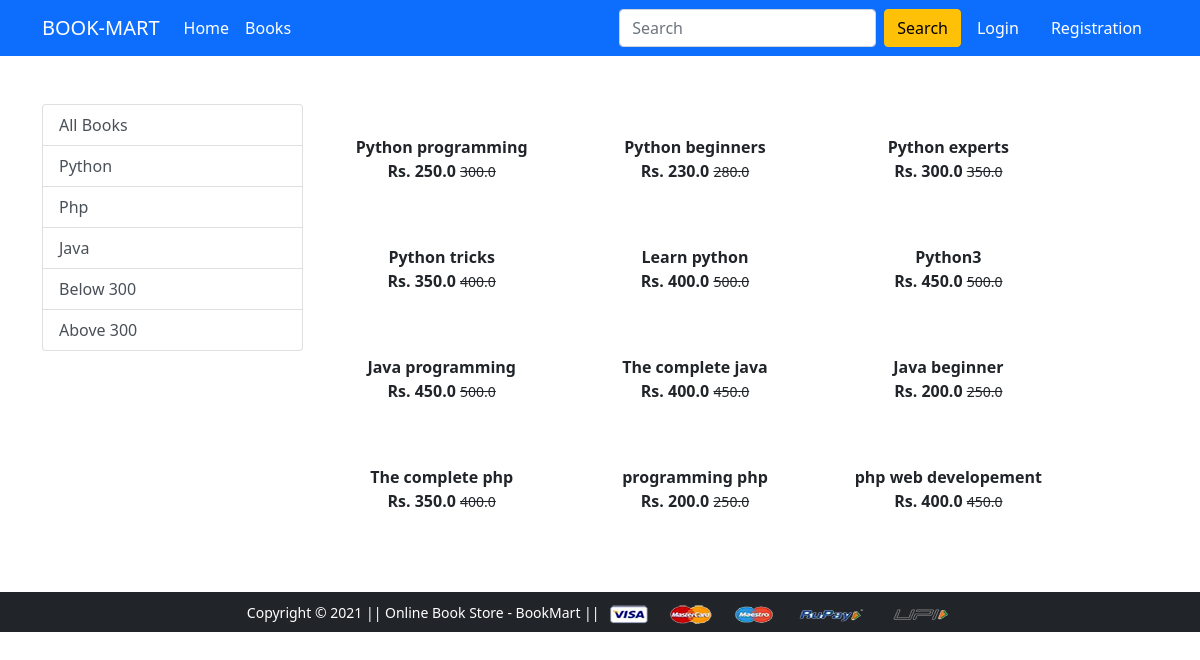
/book/, run on the app's committed database.
### products/models.py (models this page shows, shortened)
class Product(models.Model):
 title = models.CharField(max_length=100)
 selling_price = models.FloatField()
 discounted_price = models.FloatField()
 description = models.TextField()
 books = models.CharField(max_length=100)
 category = models.CharField( choices=CATEGORY_CHOICES, max_length=2)
 product_image = models.ImageField(upload_to='media')

### products/views.py (the view)
# urls.py: path('book/', views.books, name='book'),
def books(request, data=None):
    totalitem = 0
    if request.user.is_authenticated:
	    totalitem = len(Cart.objects.filter(user=request.user))
    if data==None :
	    bookst = Product.objects.filter(category='B')
    elif data == 'Python' or data == 'Php' or data == 'Java':
	    bookst = Product.objects.filter(category='B').filter(books=data)
    elif data == 'below':
	    bookst = Product.objects.filter(category='B').filter(discounted_price__lt=300)
    elif data == 'above':
	    bookst = Product.objects.filter(category='B').filter(discounted_price__gt=300)
    return render(request, 'product/books.html', {'bookst':bookst, 'totalitem':totalitem})

### templates/product/books.html (shortened to what this page needs)
{% extends 'app/base.html' %}
{% load static %}
{% block main-content %}
<div class="container my-5">
 <div class="row">
  <div class="col-sm-3">
   <div class="list-group">
     <a href="{% url 'book' %}" class="list-group-item list-group-item-action" aria-current="true">All Books</a>
     <a href="{% url 'bookdata' 'Python'  %}" class="list-group-item list-group-item-action" aria-current="true">Python</a>
     <a href="{% url 'bookdata' 'Php'  %}" class="list-group-item list-group-item-action">Php</a>
     <a href="{% url 'bookdata' 'Java'  %}" class="list-group-item list-group-item-action">Java</a>
     <a href="{% url 'bookdata' 'below'  %}" class="list-group-item list-group-item-action">Below 300</a>
     <a href="{% url 'bookdata' 'above'  %}" class="list-group-item list-group-item-action">Above 300</a>
   </div>
  </div>
  <div class="col-sm-8">
   <div class="row">
    {% for product in bookst %}
     <div class="col-sm-4 text-center mb-4">
      <a href="{% url 'product-detail' product.id %}" class="btn">
       <div class="item">
        <div class="fw-bold">{{product.title}}</div>
        <div class="fw-bold">Rs. {{product.discounted_price}} <small class="fw-light text-decoration-line-through">{{product.selling_price}}</small></div>
       </div>
      </a>
     </div>
    {% endfor %}
   </div>
  </div>
 </div>
</div>
{% endblock main-content %}

### templates/app/base.html (shortened to what this page needs)
<!doctype html>
{% load static %}
<html lang="en">
  <head>
    <link href="https://cdn.jsdelivr.net/npm/bootstrap@5.0.0-beta1/dist/css/bootstrap.min.css" rel="stylesheet">
    <link rel="stylesheet" href="{% static 'app/css/owl.carousel.min.css' %}">
    <link rel="stylesheet" href="{% static 'app/css/all.min.css' %}">
    <link rel="stylesheet" href="{% static 'app/css/style.css' %}">
  </head>
  <body>
    <nav class="navbar navbar-expand-lg navbar-dark bg-primary">
     <div class="container">
       <a class="navbar-brand" href="/">BOOK-MART</a>
       <div class="collapse navbar-collapse" id="navbarSupportedContent">
         <ul class="navbar-nav me-auto mb-2 mb-lg-0">
           <li class="nav-item">
             <a class="nav-link active" aria-current="page" href="/">Home</a>
           </li>
           <li class="nav-item">
             <a class="nav-link active" aria-current="page" href="{% url 'book' %}">Books</a>
           </li>
         </ul>
         <form class="d-flex">
           <input class="form-control me-2" type="search" placeholder="Search" aria-label="Search">
           <button class="btn btn-warning" type="submit">Search</button>
         </form>
         <div>
          <ul class="navbar-nav me-auto mb-2 mb-lg-0">
          {% if request.user.is_authenticated %}
           <li class="nav-item dropdown mx-2">
              <a class="nav-link dropdown-toggle text-white" href="#" id="profileDropdown" role="button" data-bs-toggle="dropdown" aria-expanded="false">
                {{request.user.username|capfirst}}
              </a>
              <ul class="dropdown-menu" aria-labelledby="profileDropdown">
                <li><a class="dropdown-item" href="{% url 'profile' %}">Profile</a></li>
                <li><a class="dropdown-item" href="{% url 'orders' %}">Orders</a></li>
                <li><a class="dropdown-item" href="{% url 'passwordchange' %}">Change Password</a></li>
                <li><a class="dropdown-item" href="{% url 'logout' %}">Logout</a></li>
              </ul>
            </li>
            <li class="nav-item mx-2">
              <a href="{% url 'showcart' %}" class="nav-link text-white"><span class="badge bg-danger">{{totalitem}}</span> Cart </a>
            </li>
            {% else %}
            <li class="nav-item mx-2">
             <a href="{% url 'login' %}" class="nav-link text-white">Login</a>
            </li>
            <li class="nav-item mx-2">
             <a href="{% url 'customerregistration' %}" class="nav-link text-white">Registration</a>
            </li>
            {% endif %}
          </ul>
         </div>
       </div>
     </div>
    </nav>
    {% block main-content %} {% endblock main-content %}
    <footer class="container-fluid bg-dark text-center p-2 mt-5">
        <small class="text-white">Copyright &copy; 2021 || Online Book Store - BookMart || </small>
        <img src="{% static 'app/images/payment.png' %}" alt="" srcset="" class="img-fluid" height="2px">
    </footer>
  </body>
</html>

### data on the page
Product: title "Python programming", discounted_price "250.0", selling_price "300.0"
Product: title "Python beginners", discounted_price "230.0", selling_price "280.0"
Product: title "Python experts", discounted_price "300.0", selling_price "350.0"
Product: title "Python tricks", discounted_price "350.0", selling_price "400.0"
Product: title "Learn python", discounted_price "400.0", selling_price "500.0"
Product: title "Python3", discounted_price "450.0", selling_price "500.0"
Product: title "Java programming", discounted_price "450.0", selling_price "500.0"
Product: title "The complete java", discounted_price "400.0", selling_price "450.0"
Product: title "Java beginner", discounted_price "200.0", selling_price "250.0"
Product: title "The complete php", discounted_price "350.0", selling_price "400.0"
Product: title "programming php", discounted_price "200.0", selling_price "250.0"
Product: title "php web developement", discounted_price "400.0", selling_price "450.0"
